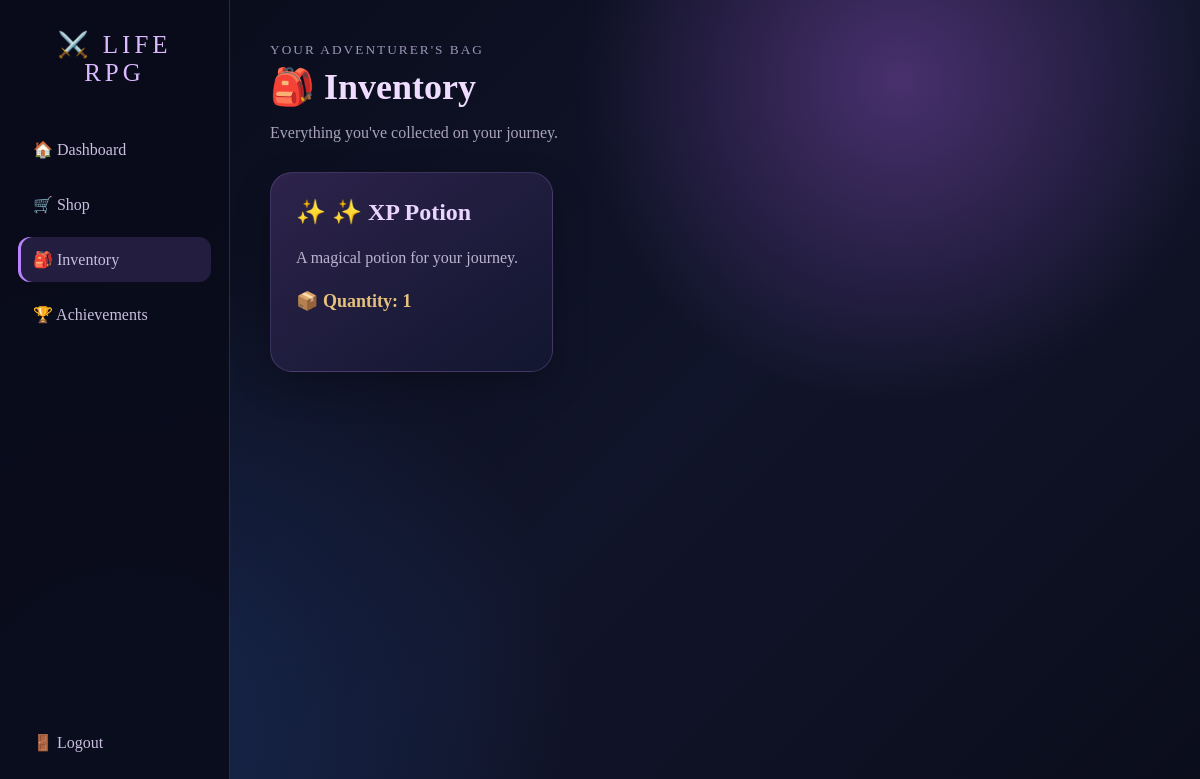
The page /inventory/ (signed in) on the database its author committed.
### game/models.py (models this page shows)
class InventoryItem(models.Model):
    user = models.ForeignKey(User, on_delete=models.CASCADE)
    item = models.ForeignKey(ShopItem, on_delete=models.CASCADE)
    quantity = models.IntegerField(default=1)

class ShopItem(models.Model):
    name = models.CharField(max_length=100)
    description = models.TextField(blank=True)
    price = models.IntegerField(default=10)

### game/views.py (the view)
# urls.py: path('inventory/', views.inventory, name='inventory'),
@login_required
def inventory(request):
    items = InventoryItem.objects.filter(user=request.user)
    return render(request, 'game/inventory.html', {
        'items': items
    })

### game/templates/game/Inventory.html (shortened to what this page needs)
<!DOCTYPE html>
<html>
<head>
</head>
<body>
<aside class="sidebar">
    <div class="brand">
        ⚔️ LIFE<br>RPG
    </div>
    <a href="{% url 'dashboard' %}">🏠 Dashboard</a>
    <a href="{% url 'shop' %}">🛒 Shop</a>
    <a class="active" href="{% url 'inventory' %}">
        🎒 Inventory
    </a>
    <a href="{% url 'achievements' %}">🏆 Achievements</a>
    <a class="logout" href="{% url 'logout' %}">🚪 Logout</a>
</aside>
<main class="main">
    <div class="header">
        <small>YOUR ADVENTURER'S BAG</small>
        <h1>🎒 Inventory</h1>
        <p>Everything you've collected on your journey.</p>
    </div>
    <div class="inventory-grid">
        {% for inventory in items %}
        <div class="item">
            <h2>✨ {{ inventory.item.name }}</h2>
            <p>{{ inventory.item.description }}</p>
            <p class="quantity">
                📦 Quantity: {{ inventory.quantity }}
            </p>
        </div>
        {% empty %}
        <div class="item">
            <h2>🎒 Empty Inventory</h2>
            <p>Visit the shop and collect your first magical item.</p>
        </div>
        {% endfor %}
    </div>
</main>
</body>
</html>

### game/templates/game/Inventory.html (style rules this page uses)
* { box-sizing: border-box; }
body { margin: 0; min-height: 100vh; color: #eee7ff; font-family: Georgia, serif; background: radial-gradient(circle at 75% 10%, #48306d 0%, transparent 28%), radial-gradient(circle at 10% 90%, #17274d 0%, transparent 35%), linear-gradient(135deg, #080b18, #11152b 55%, #0b0d1b); }
.sidebar { position: fixed; left: 0; top: 0; width: 230px; height: 100vh; padding: 30px 18px; background: rgba(10,12,27,.94); border-right: 1px solid rgba(190,155,255,.2); display: flex; flex-direction: column; }
.brand { text-align: center; color: #dcbaff; letter-spacing: 4px; font-size: 25px; margin-bottom: 35px; }
.sidebar a { padding: 13px 15px; margin: 5px 0; color: #c9c0df; text-decoration: none; border-radius: 12px; }
.sidebar a:hover, .active { background: rgba(130,91,190,.22); color: #fff; box-shadow: inset 3px 0 #b982ff; }
.logout { margin-top: auto !important; }
.main { margin-left: 230px; padding: 40px; }
.header small { color: #9e94b8; letter-spacing: 2px; }
.header h1 { color: #f0dcff; font-size: 36px; margin: 8px 0; }
.header p { color: #aaa3b9; }
.inventory-grid { display: grid; grid-template-columns: repeat(3, 1fr); gap: 20px; margin-top: 30px; }
.item { padding: 25px; min-height: 200px; border-radius: 22px; background: linear-gradient( 145deg, rgba(48,37,78,.94), rgba(18,23,48,.96) ); border: 1px solid rgba(195,155,255,.2); box-shadow: 0 15px 35px rgba(0,0,0,.25); transition: .3s; }
.item h2 { color: #ead5ff; margin-top: 0; }
.item p { color: #bdb4cf; line-height: 1.5; }
.quantity { color: #e5c17b !important; font-size: 18px; font-weight: bold; }

### rows shown on the page
InventoryItem: item.name "✨ XP Potion", item.description "A magical potion for your journey.", quantity "1"
